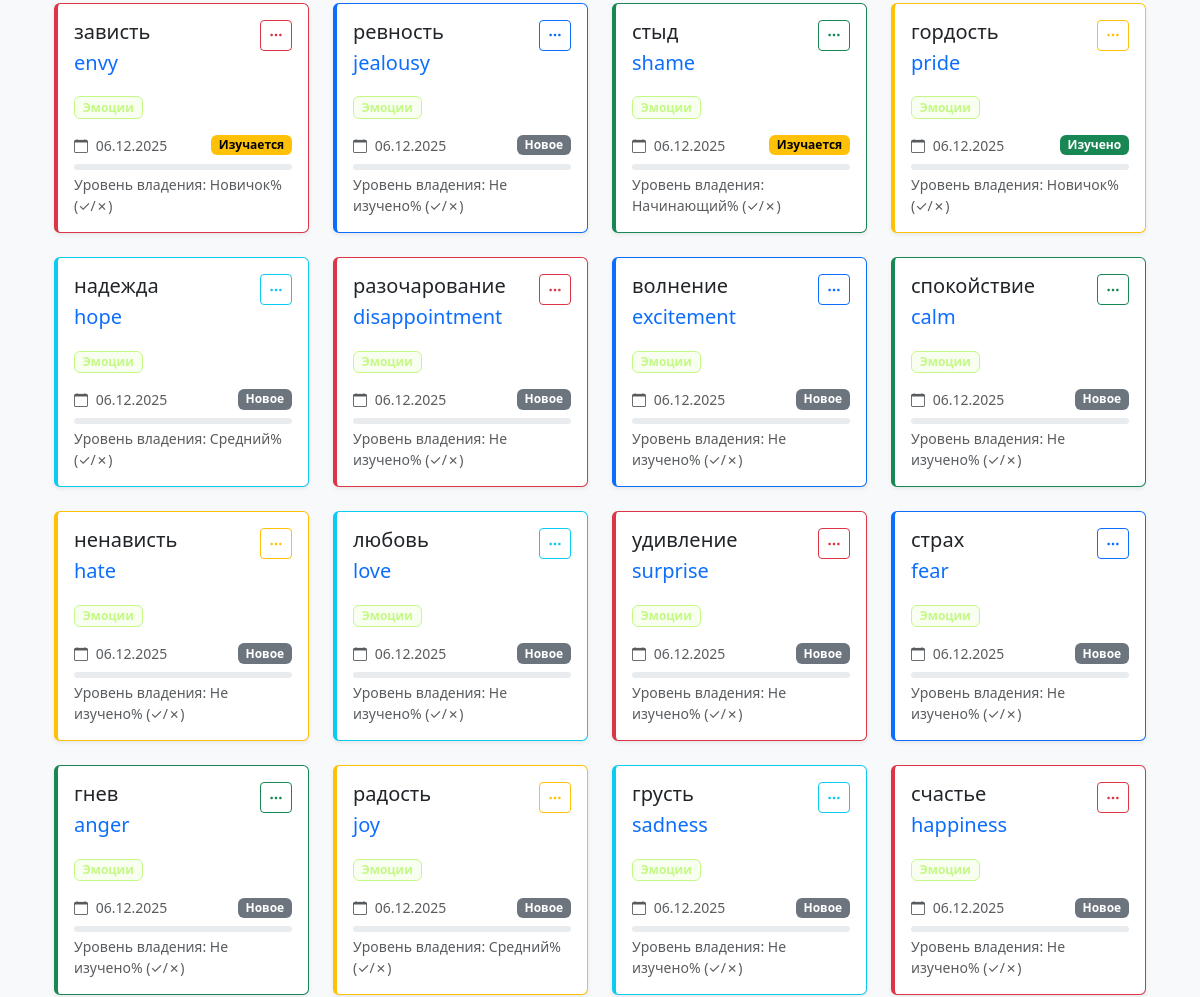
Before: /vocabulary/student/words/ (signed in, middle part) with the older database file.
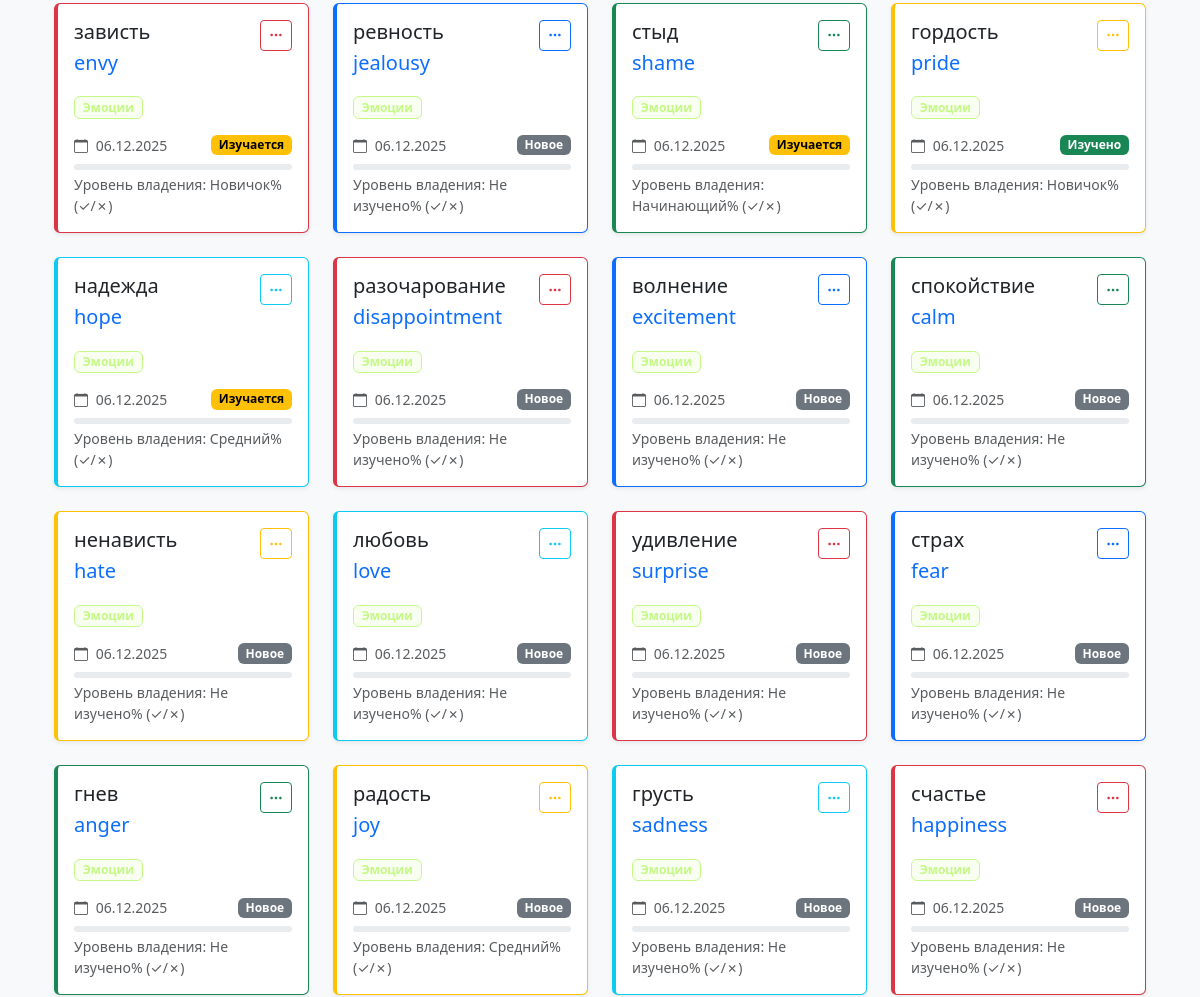
After: the same page with the newer database file.
### vocabulary/models.py (models this page shows, shortened)
class StudentWord(models.Model):
    STATUS_CHOICES = (
        ('new', 'Новое'),
        ('learning', 'Изучается'),
        ('review', 'Повторение'),
        ('completed', 'Изучено'),
    )
    student = models.ForeignKey(
        settings.AUTH_USER_MODEL,
        on_delete=models.CASCADE,
        related_name='assigned_words',
        limit_choices_to={'role': 'student'}
    )
    assigned_by = models.ForeignKey(
        settings.AUTH_USER_MODEL,
        on_delete=models.SET_NULL,
        null=True,
        blank=True,
        related_name='assigned_words_by_teacher',
        verbose_name="Назначено учителем"
    )
    word = models.ForeignKey('Word', on_delete=models.CASCADE)
    assigned_at = models.DateTimeField("Назначено", auto_now_add=True)
    status = models.CharField("Статус", max_length=10, choices=STATUS_CHOICES, default='new')
    times_seen = models.IntegerField("Показов слова", default=0)
    times_attempted = models.IntegerField("Попыток ответа", default=0)
    times_correct = models.IntegerField("Правильных ответов", default=0)
    times_wrong = models.IntegerField("Неправильных ответов", default=0)
    total_response_time = models.IntegerField("Общее время ответов (мс)", default=0)
    avg_response_time = models.FloatField("Среднее время ответа (мс)", default=0.0)
    current_streak = models.IntegerField("Текущая серия правильных", default=0)
    longest_streak = models.IntegerField("Лучшая серия правильных", default=0)
    last_correct_date = models.DateTimeField("Последний правильный ответ", null=True, blank=True)
    first_seen = models.DateTimeField("Первое знакомство", auto_now_add=True)
    last_interaction = models.DateTimeField("Последнее взаимодействие", auto_now=True)
    class Meta:
        unique_together = ('student', 'word')
        ordering = ['-assigned_at']
        verbose_name = "Назначенное слово"
        verbose_name_plural = "Назначенные слова"
    def get_accuracy_percentage(self):
        if self.times_attempted == 0:
            return 0
        return (self.times_correct / self.times_attempted) * 100
    def get_mastery_level(self):
        accuracy = self.get_accuracy_percentage()
        if self.times_attempted == 0:
            return "Не изучено"
        elif accuracy >= 90 and self.current_streak >= 5:
            return "Мастер"
        elif accuracy >= 80 and self.current_streak >= 3:
            return "Продвинутый"
        elif accuracy >= 70:
            return "Средний"
        elif accuracy >= 50:
            return "Начинающий"
        else:
            return "Новичок"

class Word(models.Model):
    russian = models.CharField("Русский", max_length=100)
    english = models.CharField("English", max_length=100)
    topic = models.ForeignKey(
        Topic,
        null=True,
        blank=True,
        on_delete=models.SET_NULL,
        related_name='words'
    )
    created_at = models.DateTimeField(auto_now_add=True)
    class Meta:
        unique_together = ('russian', 'english')
        ordering = ['russian']
        verbose_name = "Слово"
        verbose_name_plural = "Слова"

class Topic(models.Model):
    name = models.CharField("Название темы", max_length=100)
    color = models.CharField("Цвет (HEX)", max_length=7, default="#3B82F6")
    created_at = models.DateTimeField(auto_now_add=True)
    class Meta:
        ordering = ['name']
        verbose_name = "Тема"
        verbose_name_plural = "Темы"

### vocabulary/views.py (the view)
# urls.py: path('student/words/', views.student_words_list, name='student_words'),
@login_required
def student_words_list(request):
    if not request.user.is_student():
        return redirect('dashboard:home')
    words = StudentWord.objects.filter(student=request.user)
    status = request.GET.get('status')
    if status and status != 'all':
        words = words.filter(status=status)
    sort_by = request.GET.get('sort', 'date')
    if sort_by == 'alphabet':
        words = words.order_by('word__russian')
    elif sort_by == 'topic':
        words = words.order_by('word__topic__name')
    else:
        words = words.order_by('-assigned_at')
    return render(request, 'vocabulary/student_words.html', {'words': words})

### users/models.py (called while the page is built)
    def is_teacher(self):
        return self.role == 'teacher'

    def is_student(self):
        return self.role == 'student'

### vocabulary/templates/vocabulary/student_words.html (shortened to what this page needs)
{% extends 'base.html' %}
{% block content %}
<div class="container-fluid">
    {% if words %}
        <div class="row" id="wordsList">
            {% for student_word in words %}
                <div class="col-md-6 col-lg-4 col-xl-3 mb-4">
                    <div class="card word-card border-{% cycle 'primary' 'success' 'warning' 'info' 'danger' as cardcolor %} shadow-sm h-100">
                        <div class="card-body">
                            <div class="d-flex justify-content-between align-items-start mb-3">
                                <div>
                                    <h5 class="card-title mb-1">{{ student_word.word.russian }}</h5>
                                    <p class="card-text text-primary fs-5">{{ student_word.word.english }}</p>
                                </div>
                                <div class="dropdown">
                                    <button class="btn btn-sm btn-outline-{{ cardcolor }}" type="button" data-bs-toggle="dropdown">
                                        <i class="bi bi-three-dots"></i>
                                    </button>
                                </div>
                            </div>
                            {% if student_word.word.topic %}
                                <span class="badge mb-3" style="background-color: {{ student_word.word.topic.color }}20; color: {{ student_word.word.topic.color }}; border: 1px solid {{ student_word.word.topic.color }}">
                                    {{ student_word.word.topic.name }}
                                </span>
                            {% endif %}
                            <div class="d-flex justify-content-between align-items-center mb-2">
                                <small class="text-muted">
                                    <i class="bi bi-calendar me-1"></i>
                                    {{ student_word.assigned_at|date:"d.m.Y" }}
                                </small>
                                <span class="badge bg-{{ student_word.status }}">
                                    {{ student_word.get_status_display }}
                                </span>
                            </div>
                            <div class="progress" style="height: 6px;">
                            </div>
                            <small class="text-muted d-block mt-1">
                                Уровень владения: {{ student_word.get_mastery_level }}%
                                ({{ student_word.correct_answers }}✓/{{ student_word.wrong_answers }}✗)
                            </small>
                        </div>
                    </div>
                </div>
            {% endfor %}
        </div>
    {% endif %}
</div>
{% endblock %}

Changed rows visible on the page:
changed StudentWord "надежда": status "Новое" → "Изучается"
